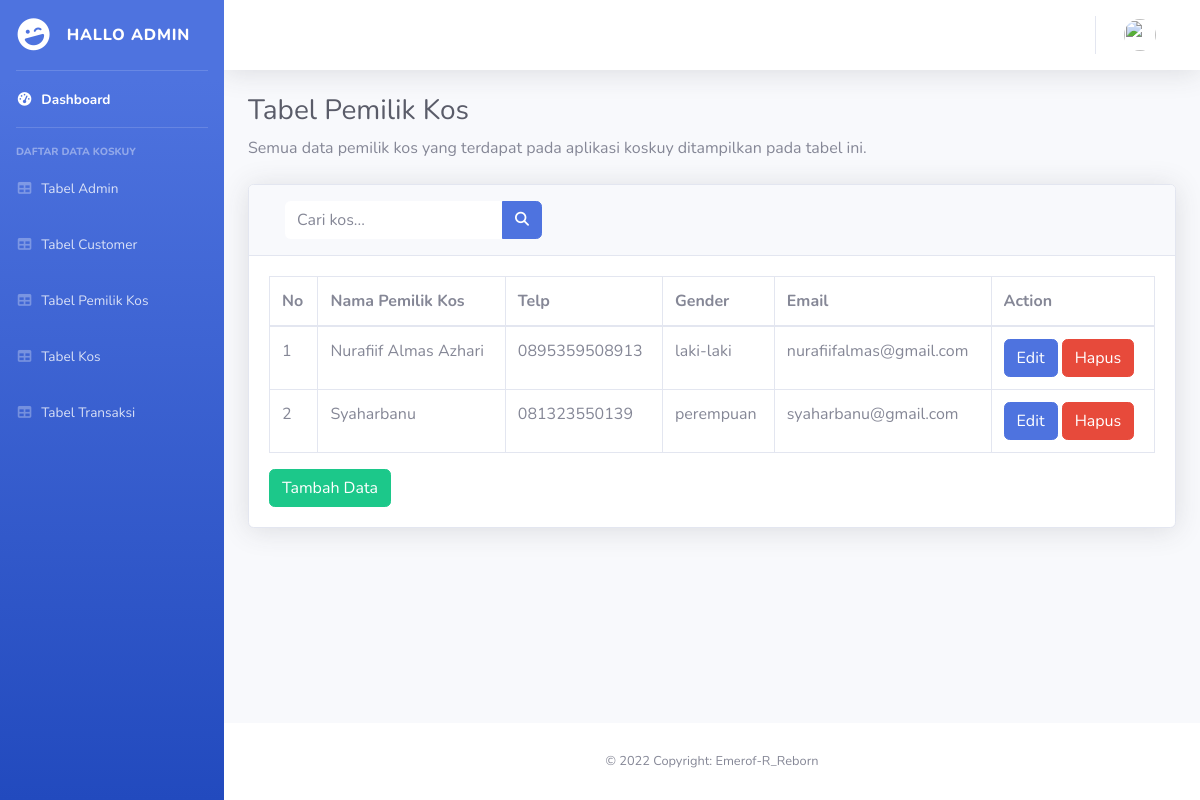
Page /admin/index.php?p=tabel_pemilik_kos (signed in) on the committed database.
### tables this page shows
CREATE TABLE `tb_pemilik_kos` (
  `id_pemiliik_kos` int(11) NOT NULL AUTO_INCREMENT,
  `nama_pemilik_kos` varchar(200) NOT NULL,
  `tlp_pemilik_kos` char(14) NOT NULL,
  `gender_pemilik_kos` enum('laki-laki','perempuan') NOT NULL,
  `email_pemilik_kos` varchar(200) NOT NULL,
  `password_pemilik_kos` varchar(200) NOT NULL,
  PRIMARY KEY (`id_pemiliik_kos`)
);

### admin/pemilik_kos/tabel_pemilik_kos.php (the view)
<div class="container-fluid">
            <h1 class="h3 mb-2 text-gray-800">Tabel Pemilik Kos</h1>
                    <p class="mb-4">Semua data pemilik kos yang terdapat pada aplikasi koskuy ditampilkan pada tabel ini.</p>
                    <div class="card shadow mb-4">
                        <div class="card-header py-3">
                        <form class="d-none d-sm-inline-block form-inline mr-auto ml-md-3 my-2 my-md-0 mw-100 navbar-search">
                            <div class="input-group">
                                <input type="text" class="form-control bg-white border-0 small" placeholder="Cari kos..." aria-label="Search" aria-describedby="basic-addon2">
                                <div class="input-group-append">
                                    <button class="btn btn-primary" type="button">
                                        <i class="fas fa-search fa-sm"></i>
                                    </button>
                                </div>
                            </div>
                        </form>
                     </div>
                        <div class="card-body">
                            <div class="table-responsive">
                                <table class="table table-bordered" id="dataTable" width="100%" cellspacing="0">
                                    <thead>
                                        <tr>
                                            <th>No</th>
                                            <th>Nama Pemilik Kos</th>
                                            <th>Telp</th>
                                            <th>Gender</th>
                                            <th>Email</th>
                                            <th>Action</th>
                                        </tr>
                                    </thead>
                                    <tbody>
                                        <?php
					                        $no=1;
					                        $query = mysqli_query($koneksi,"SELECT * FROM tb_pemilik_kos ORDER BY id_pemiliik_kos ASC");
					                        while ($data_pemilik_kos=mysqli_fetch_assoc($query)) {
				                        ?>
                                        <tr>
                                            <td><?php echo $no++; ?></td>
                                            <td><?php echo $data_pemilik_kos['nama_pemilik_kos']; ?></td>
                                            <td><?php echo $data_pemilik_kos['tlp_pemilik_kos']; ?></td>
                                            <td><?php echo $data_pemilik_kos['gender_pemilik_kos']; ?></td>
                                            <td><?php echo $data_pemilik_kos['email_pemilik_kos']; ?></td>
                                            <td>
                                                <a type="button" class="btn btn-primary"  href="index.php?p=update_pemilik_kos&id=<?php echo $data_pemilik_kos['id_pemiliik_kos'];?>">Edit</a>
 			                	                <a type="button" class="btn btn-danger" onclick="return confirm('Apakah Anda yakin ingin menghapus data ini?')" href="index.php?p=delete_kos&id=<?php echo $data_customer['id_customer'] ?>">Hapus</a>
                                            </td>
                                        </tr>
                                        <?php
                                            }
                                        ?>
                                    </tbody>
                                </table>
                            </div>
                            <a type="button" class="btn btn-success text-white" href="index.php?p=tambah_pemilik_kos" >Tambah Data</a>
                        </div>
                    </div>
                </div>
            </div>

### rows in the picture
tb_pemilik_kos: nama_pemilik_kos "Nurafiif Almas Azhari", tlp_pemilik_kos "0895359508913", gender_pemilik_kos "laki-laki", email_pemilik_kos "nurafiifalmas@gmail.com"
tb_pemilik_kos: nama_pemilik_kos "Syaharbanu", tlp_pemilik_kos "081323550139", gender_pemilik_kos "perempuan", email_pemilik_kos "syaharbanu@gmail.com"
